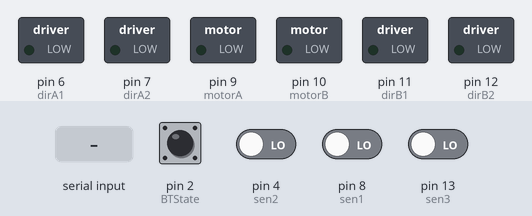
This sketch was run on a simulated Arduino Uno, built with avr-gcc and run on an emulated ATmega328P. Parts: switched loads named in the sketch (green lamp = pin HIGH). The test bench sets the inputs (shaded band); at power-on: pin 2 (BTState) HIGH, pin 4 (sen2), pin 8 (sen1), pin 13 (sen3) LOW. What the sketch prints to the serial monitor is not drawn.

Above: at 1.2 s.
1.3 s: byte 87 ('W') received over Serial
At 2.5 s:
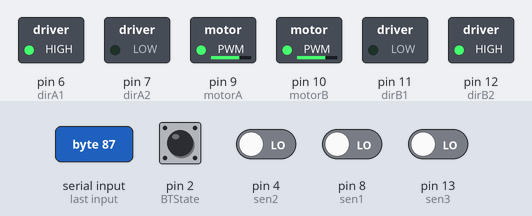
2.8 s: pin 4 (sen2) driven HIGH
At 3.7 s:
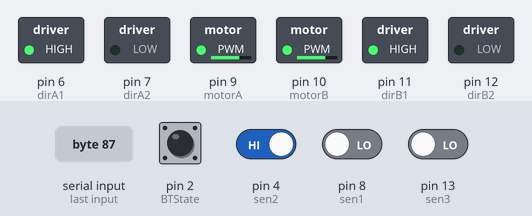
4.3 s: pin 13 (sen3) driven HIGH
At 4.8 s:
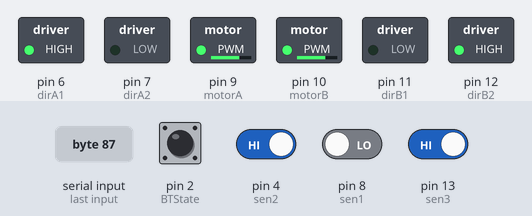
5.8 s: pin 4 (sen2) driven LOW
At 7.0 s:
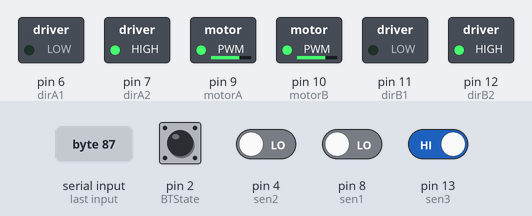
7.3 s: byte 119 ('w') received over Serial
8.8 s: "f90\n" received over Serial
At 11.6 s:
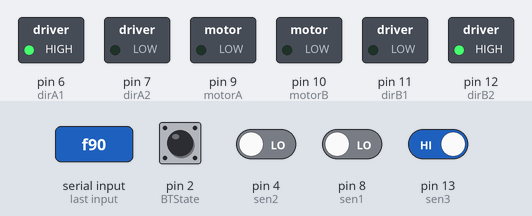
Timing chart, 0 to 12.8 s (numbered marks = the images above; inputs shaded):
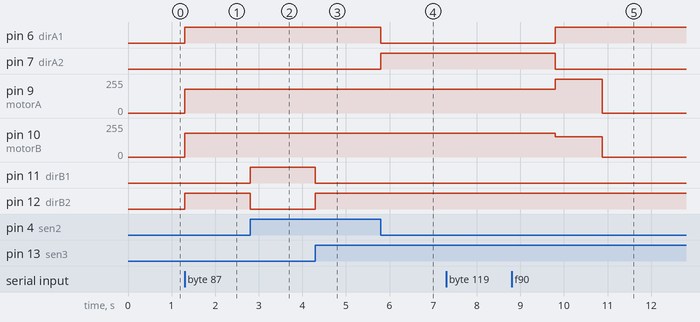

The sketch:

Phase_2-3.ino
```cpp
//Motor Drive Connection
const int motorA  = 9;  //Right Motor
const int dirA1  = 6;
const int dirA2  = 7;

const int motorB  = 10; //Left Motor
const int dirB1  = 11;
const int dirB2  = 12;

//Bluetooth (HC-05)
const int BTState = 2;

//Useful Variables
float i = 0;
float j = 0;
float m = 0;
int state;
int vSpeed = 255;   // Default speed, from 0 to 255

//Line Follower
int val1 = 0;    //center
const int sen1 = 8;
int val2 = 0;   //rght
const int sen2 = 4;
int val3 = 0;  //left
const int sen3 = 13;

void setup() {
  // Set pins as outputs:
  pinMode(motorA, OUTPUT);
  pinMode(dirA1, OUTPUT);
  pinMode(dirA2, OUTPUT);
  pinMode(motorB, OUTPUT);
  pinMode(dirB1, OUTPUT);
  pinMode(dirB2, OUTPUT);

  pinMode(sen1, INPUT);
  pinMode(sen2, INPUT);
  pinMode(sen3, INPUT);

  pinMode(BTState, INPUT);
  // Initialize serial communication at 9600 bits per second:
  Serial.begin(9600);
}

void loop() {
  //Stop car when connection lost or bluetooth disconnected
  if (digitalRead(BTState) == LOW) {
    state = 'S';
  }

  //Save income data to variable 'state'
  if (Serial.available() > 0) {
    state = Serial.read();
    switch (state) {
      case'f': i = Serial.readString().toFloat(); break;
      case'b': j = Serial.readString().toFloat(); break;
      case'a': m = Serial.readString().toFloat(); break;
    }
  }

  //Change speed if state is equal from 0 to 4. Values must be from 0 to 255 (PWM)
  if (state == '0') {
    vSpeed = 0;
  }
  else if (state == '1') {
    vSpeed = 100;
  }
  else if (state == '2') {
    vSpeed = 180;
  }
  else if (state == '3') {
    vSpeed = 200;
  }
  else if (state == '4') {
    vSpeed = 255;
  }

  if (state == 'f')
  {
    vSpeed = 255;
    Forward2();
    delay((i * 420) / 35);
    Stop();
    while (1)
    {
      delay(100);
      if (Serial.available() > 0) {
        break;
      }
    }

  }
  else if (state == 'b')
  {
    vSpeed = 255;
    Backward2();
    delay((j * 420) / 35);
    Stop();
    while (1)
    {
      delay(100);
      if (Serial.available() > 0) {
        break;
      }
    }
  }

  else if (state == 'a')
  {
    vSpeed = 255;
    RotateRight();
    delay((m * 462.5) / 135);
    Stop();
    while (1)
    {
      delay(100);
      if (Serial.available() > 0) {
        break;
      }
    }
  }

  //Circle
  else if (state == 'c')
  {
    vSpeed = 255;
    RotateRight2();
    delay(11500);
    Stop();
    while (1)
    {
      delay(100);
      if (Serial.available() > 0) {
        break;
      }
    }
  }

  //Rectangle
  else if (state == 'r')
  {
    vSpeed = 255;
    for (int k = 0 ; k < 4 ; k++)
    {
      Forward2();
      delay(2500);
      Stop();
      delay(500);
      RotateRight();
      delay((90 * 462.5) / 135);
      Stop();
      delay(500);
    }
    while (1)
    {
      delay(100);
      if (Serial.available() > 0) {
        break;
      }
    }
  }
  /************************Line follower*****************************/
  else if (state == 'W')
  {
    while (1)
    {

      val1 = digitalRead(sen1); //Center
      val2 = digitalRead(sen2); //Right
      val3 = digitalRead(sen3); //Left
      vSpeed = 180;

      if (val1 == 0 && val2 != 0 && val3 != 0) {
        Forward();
        Serial.print("F");
      }
      else if (val1 == 0 && val2 == 0 && val3 != 0) {

        RotateRight();
        Serial.print("R");
      }
      else if (val1 == 0 && val2 != 0 && val3 == 0) {

        RotateLeft();
        Serial.print("L");
      }
      else if (val1 == 0 && val2 == 0 && val3 == 0) {
        Forward();
        Serial.print("F");
      }
      else if (val2 == 0 && val1 != 0 && val3 != 0) {

        RotateRight();
        Serial.print("R");
      }
      else if (val3 == 0 && val1 != 0 && val2 != 0) {

        RotateLeft();
        Serial.print("L");
      }

      //Save income data to variable 'state'
      if (Serial.available() > 0) {
        state = Serial.read();
      }
      if (state == 'w')
      {
        break;
      }
    }

  }
}

void Forward()
{
  digitalWrite(dirA1, HIGH);
  digitalWrite(dirA2, LOW);
  digitalWrite(dirB1, LOW);
  digitalWrite(dirB2, HIGH);
  analogWrite(motorA, vSpeed);
  analogWrite(motorB, vSpeed);
}

void Forward2()
{
  digitalWrite(dirA1, HIGH);
  digitalWrite(dirA2, LOW);
  digitalWrite(dirB1, LOW);
  digitalWrite(dirB2, HIGH);
  analogWrite(motorA, vSpeed);
  analogWrite(motorB, 0.6 * vSpeed);
}

void Backward()
{
  digitalWrite(dirA1, LOW);
  digitalWrite(dirA2, HIGH);
  digitalWrite(dirB1, HIGH);
  digitalWrite(dirB2, LOW);
  analogWrite(motorA, vSpeed);
  analogWrite(motorB, vSpeed);
}

void Backward2()
{
  digitalWrite(dirA1, LOW);
  digitalWrite(dirA2, HIGH);
  digitalWrite(dirB1, HIGH);
  digitalWrite(dirB2, LOW);
  analogWrite(motorA, vSpeed);
  analogWrite(motorB, 0.6 * vSpeed);
}

void Left()
{
  digitalWrite(dirA1, HIGH);
  digitalWrite(dirA2, LOW);
  digitalWrite(dirB1, LOW);
  digitalWrite(dirB2, LOW);
  analogWrite(motorA, vSpeed);
  analogWrite(motorB, 0);
}

void Right()
{
  digitalWrite(dirA1, LOW);
  digitalWrite(dirA2, LOW);
  digitalWrite(dirB1, LOW);
  digitalWrite(dirB2, HIGH);
  analogWrite(motorA, 0);
  analogWrite(motorB, vSpeed);
}

void Stop()
{
  analogWrite(motorA, 0);
  analogWrite(motorB, 0);
}

void RotateRight()
{
  digitalWrite(dirA1, LOW);
  digitalWrite(dirA2, HIGH);
  digitalWrite(dirB1, LOW);
  digitalWrite(dirB2, HIGH);
  analogWrite(motorA, vSpeed);
  analogWrite(motorB, vSpeed);
}

void RotateRight2()
{
  digitalWrite(dirA1, LOW);
  digitalWrite(dirA2, HIGH);
  digitalWrite(dirB1, LOW);
  digitalWrite(dirB2, HIGH);
  analogWrite(motorA, 0.1 * vSpeed);
  analogWrite(motorB, vSpeed);
}

void RotateLeft()
{
  digitalWrite(dirA1, HIGH);
  digitalWrite(dirA2, LOW);
  digitalWrite(dirB1, HIGH);
  digitalWrite(dirB2, LOW);
  analogWrite(motorA, vSpeed);
  analogWrite(motorB, vSpeed);
}
```

Measured:
- after the input at 1.3 s, pin 6 (dirA1), pin 12 (dirB2): LOW → HIGH at once; pin 9 (motorA), pin 10 (motorB): 0/255 → 180/255 at once
- after the input at 2.8 s, pin 11 (dirB1): LOW → HIGH at once; pin 12 (dirB2): HIGH → LOW at once
- after the input at 4.3 s, pin 11 (dirB1): HIGH → LOW at once; pin 12 (dirB2): LOW → HIGH at once
- after the input at 5.8 s, pin 6 (dirA1): HIGH → LOW at once; pin 7 (dirA2): LOW → HIGH at once
- after the input at 7.3 s, every drawn part: stays the same
- after the input at 8.8 s, pin 6 (dirA1): LOW → HIGH after 1.0 s; pin 7 (dirA2): HIGH → LOW after 1.0 s; pin 9 (motorA): 180/255 → 255/255 after 1.0 s, → 0/255 1.1 s later; pin 10 (motorB): 180/255 → 153/255 after 1.0 s, → 0/255 1.1 s later
